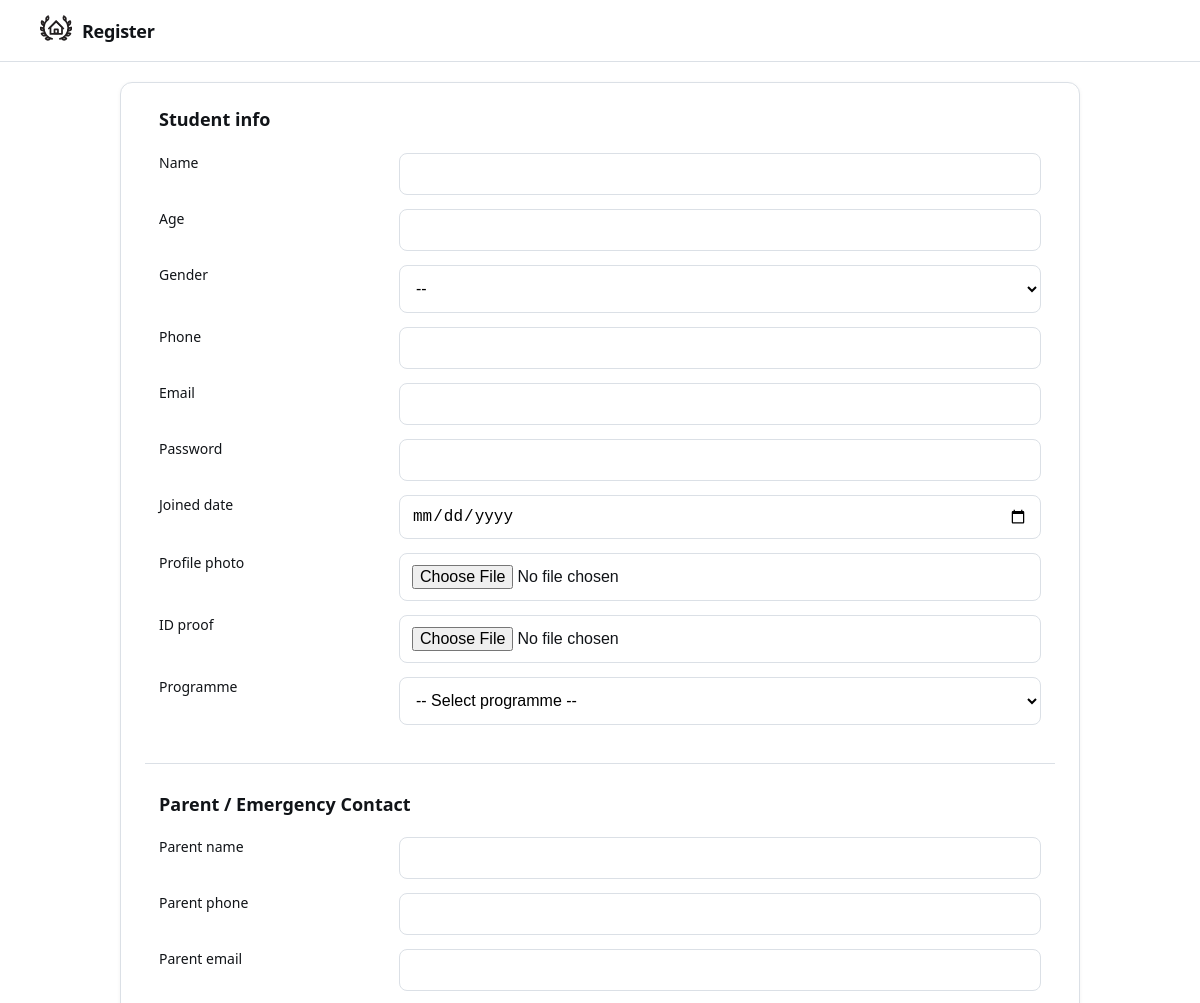
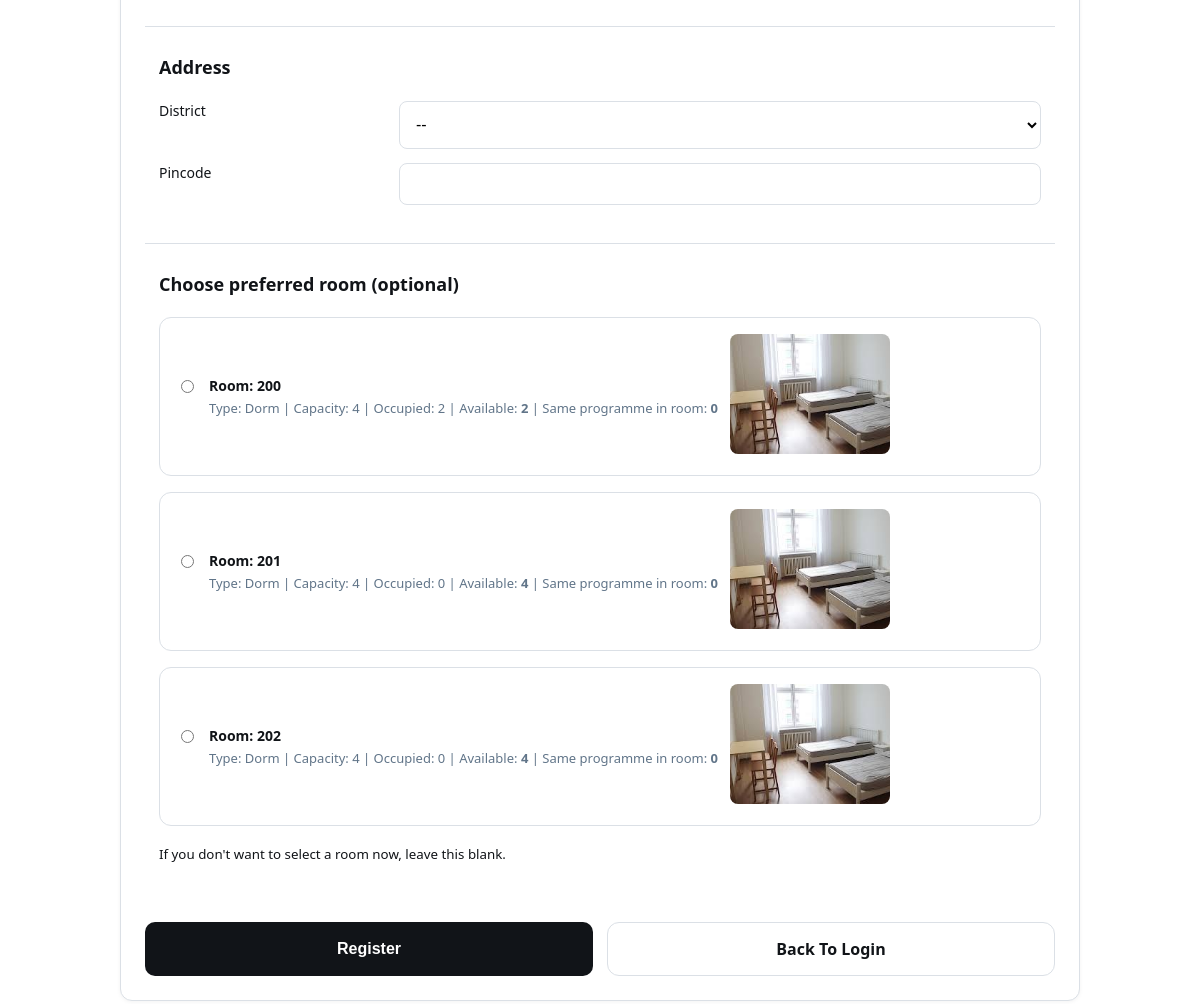
Screenshot of /register with the database file from the repository (2 pictures, top to bottom).
### room/models.py (models this page shows)
class Room(models.Model):
    ROOM_TYPE = (
        ('Single', 'Single'),
        ('Double', 'Double'),
        ('Triple', 'Triple'),
        ('Dorm', 'Dorm'),
    )
    STATUS_CHOICES = (
        ('Available', 'Available'),
        ('Occupied', 'Occupied'),
        ('Maintenance', 'Maintenance'),
    )
    room_id = models.AutoField(primary_key=True)
    room_number = models.CharField(max_length=20, unique=True)
    block_number = models.CharField(max_length=20)
    capacity = models.PositiveIntegerField(default=1)
    occupied = models.PositiveIntegerField(default=0)
    type = models.CharField(max_length=10, choices=ROOM_TYPE, default='Single')
    room_rent = models.DecimalField(max_digits=10, decimal_places=2, default=0.00)
    image = models.ImageField(upload_to="room_images/", blank=True, null=True)
    status = models.CharField(max_length=12, choices=STATUS_CHOICES, default='Available')
    created_at = models.DateTimeField(auto_now_add=True, null=True, blank=True)

### student/views.py (the view, shortened to what this page needs)
# urls.py: path('register', sv.student_register, name='student_register'),
def student_register(request):
    rooms = Room.objects.all().order_by('room_number')
    rooms_with_avail = []
    for r in rooms:
        avail = max(r.capacity - r.occupied, 0)
        rooms_with_avail.append({
            'instance': r,
            'available': avail,
        })
    return render(request, 'student_register.html', {
        'rooms': rooms_with_avail,
    })

### student/templates/student_register.html (shortened to what this page needs)
<!doctype html>
<html lang="en">
<head>
</head>
<body class="layout-container">
  <header>
    <div class="brand">
      <div class="size-4" aria-hidden="true">
      </div>
      <h2>Register</h2>
    </div>
  </header>
  <div class="page-wrap">
    <main class="layout-content-container">
      <div class="form-card">
        <form method="post" action="{% url 'student_register' %}" enctype="multipart/form-data">
          <fieldset>
            <legend>Student info</legend>
            <div class="form-grid">
              <div><label>Name</label></div>
              <div><input type="text" name="name" value="{{ post.name|default:'' }}" required></div>
              <div><label>Age</label></div>
              <div><input type="number" name="age" value="{{ post.age|default:'' }}" min="1"></div>
              <div><label>Gender</label></div>
              <div>
                <select name="gender">
                  <option value="">--</option>
                </select>
              </div>
              <div><label>Phone</label></div>
              <div><input type="text" name="phone" value="{{ post.phone|default:'' }}"></div>
              <div><label>Email</label></div>
              <div><input type="email" name="email" value="{{ post.email|default:'' }}"></div>
              <div><label>Password</label></div>
              <div><input type="password" name="password" required></div>
              <div><label>Joined date</label></div>
              <div><input type="date" name="joined_date" value="{{ post.joined_date|default:'' }}"></div>
              <div><label>Profile photo</label></div>
              <div><input type="file" name="profile"></div>
              <div><label>ID proof</label></div>
              <div><input type="file" name="id_proof"></div>
              <div><label>Programme</label></div>
              <div>
                <select name="programme" id="programme-select" required>
                  <option value="">-- Select programme --</option>
                </select>
              </div>
            </div>
          </fieldset>
          <hr>
          <fieldset>
            <legend>Parent / Emergency Contact</legend>
            <div class="form-grid">
              <div><label>Parent name</label></div>
              <div><input type="text" name="parent_name" value="{{ post.parent_name|default:'' }}"></div>
              <div><label>Parent phone</label></div>
              <div><input type="text" name="parent_phone" value="{{ post.parent_phone|default:'' }}"></div>
              <div><label>Parent email</label></div>
              <div><input type="email" name="parent_email" value="{{ post.parent_email|default:'' }}"></div>
            </div>
          </fieldset>
          <hr>
          <fieldset>
            <legend>Address</legend>
            <div class="form-grid">
              <div><label>District</label></div>
              <div>
                <select name="district">
                  <option value="">--</option>
                </select>
              </div>
              <div><label>Pincode</label></div>
              <div><input type="text" name="pincode" value="{{ post.pincode|default:'' }}"></div>
            </div>
          </fieldset>
          <hr>
          <fieldset>
            <legend>Choose preferred room (optional)</legend>
            <div class="room-list">
              {% for r in rooms %}
              <div class="room-card">
                <label class="form-row">
                  <input type="radio" name="preferred_room" value="{{ r.instance.pk }}">
                  <div style="flex:1">
                    <div><strong>Room: {{ r.instance.room_number }}</strong></div>
                    <div class="room-meta">
                      Type: {{ r.instance.type }} |
                      Capacity: {{ r.instance.capacity }} |
                      Occupied: {{ r.instance.occupied }} |
                      Available: <strong>{{ r.available }}</strong> |
                      Same programme in room: <strong class="same-count" data-room-id="{{ r.instance.pk }}">0</strong>
                    </div>
                  </div>
                </label>
                {% if r.instance.image %}
                  <div class="room-thumb"><img src="{{ r.instance.image.url }}" alt="Room image"></div>
                {% endif %}
              </div>
              {% endfor %}
            </div>
            <p><small>If you don't want to select a room now, leave this blank.</small></p>
          </fieldset>
          <div class="actions">
            <button type="submit">Register</button>
            <a href="{% url 'login_return' %}" class="btn btn-secondary">Back To Login</a>
          </div>
        </form>
      </div>
    </main>
  </div>
</body>
</html>

### student/templates/student_register.html (style rules this page uses)
:root { --bg: #ffffff; --muted: #617589; --text: #111418; --border: #dbe0e6; --surface: #f0f2f4; --accent: #111418; --radius: 12px; --gap: 16px; --max-width: 960px; --container-padding-x: 20px; font-family: "Public Sans", "Noto Sans", system-ui, -apple-system, "Segoe UI", Roboto, "Helvetica Neue", Arial, sans-serif; }
*, *::before, *::after { box-sizing: border-box; }
html, body { height: 100%; margin: 0; padding: 0; background: var(--bg); color: var(--text); }
a { text-decoration: none; color: inherit; }
.layout-container { display: flex; flex-direction: column; min-height: 100vh; }
header { display: flex; align-items: center; justify-content: space-between; padding: 12px var(--container-padding-x); border-bottom: 1px solid var(--border); flex-wrap: wrap; gap: 12px; }
fieldset { border: none; }
header .brand { display: flex; align-items: center; gap: 10px; flex-shrink: 1; }
header .brand svg { width: 32px; height: 32px; }
header h2 { font-size: 18px; margin: 0; font-weight: 700; letter-spacing: -0.3px; }
.page-wrap { flex: 1; padding: 20px var(--container-padding-x); display: flex; justify-content: center; }
.layout-content-container { max-width: var(--max-width); width: 100%; }
.btn { padding: 15px 20px; border-radius: 12px; font-weight: 700; font-size: 16px; cursor: pointer; transition: all 0.25s ease; text-align: center; }
.btn-secondary { background: transparent; border: 1.8px solid var(--border); color: var(--text); }
.form-card { background: #fff; border: 1px solid var(--border); border-radius: var(--radius); padding: 24px; box-shadow: 0 1px 4px rgba(0,0,0,0.05); }
* { -webkit-tap-highlight-color: transparent !important; }
.form-grid { display: grid; grid-template-columns: 1fr; gap: 14px 20px; align-items: start; }
label { display: block; font-size: 14px; font-weight: 500; margin-bottom: 6px; color: var(--text); }
input[type="text"], input[type="number"], input[type="email"], input[type="date"], input[type="password"], select, input[type="file"] { width: 100%; padding: 11px 12px; border: 1px solid var(--border); border-radius: 8px; font-size: 16px; background: #fff; }
select { height: 48px; }
legend { font-size: 18px; font-weight: 700; margin-bottom: 16px; padding: 0; }
hr { margin: 28px 0; border: none; border-top: 1px solid var(--border); }
.room-list { display: flex; flex-direction: column; gap: 16px; }
.room-card { padding: 16px; border: 1px solid var(--border); border-radius: var(--radius); background: #fff; display: flex; flex-direction: column; gap: 12px; }
.room-card label { display: flex; align-items: flex-start; gap: 12px; cursor: pointer; margin: 0; }
.room-card input[type="radio"] { margin-top: 4px; flex-shrink: 0; }
.room-meta { font-size: 13px; color: var(--muted); margin-top: 4px; }
.room-thumb img { width: 100%; height: 140px; object-fit: cover; border-radius: 8px; margin-top: 8px; }
.actions { margin-top: 32px; display: grid; grid-template-columns: 1fr 1fr; gap: 14px; }
button[type="submit"] { padding: 13px 28px; border: none; border-radius: 10px; background: var(--accent); color: white; font-weight: 700; font-size: 16px; min-height: 50px; cursor: pointer; }
@media (min-width: 640px) { :root { --container-padding-x: 40px; } }
@media (min-width: 640px) { .form-grid { grid-template-columns: 220px 1fr; } }
@media (min-width: 640px) { .room-card { flex-direction: row; align-items: center; } }
@media (min-width: 640px) { .room-thumb img { width: 160px; height: 120px; margin-top: 0; } }

### rows the page displays
Room: instance.room_number "200", instance.type "Dorm", instance.capacity "4", instance.occupied "2", available "2"
Room: instance.room_number "201", instance.type "Dorm", instance.capacity "4", instance.occupied "0", available "4"
Room: instance.room_number "202", instance.type "Dorm", instance.capacity "4", instance.occupied "0", available "4"
